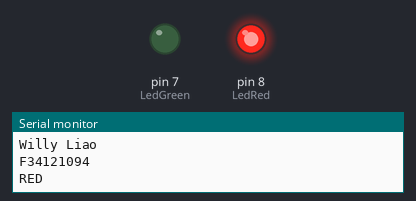
A sketch run on a simulated Arduino Uno, built with avr-gcc and run on an emulated ATmega328P. Shown: output pins drawn as LEDs (lit = HIGH), the last lines printed to the serial monitor.

Above: at 0.15 s.
At 39.5 s:
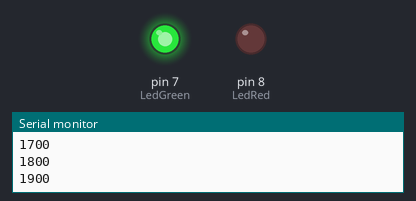
Timing chart, 0 to 40.0 s (numbered marks = the images above):
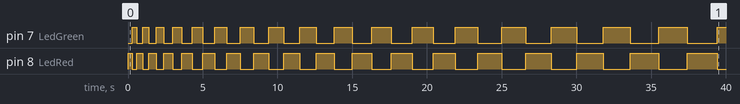

The sketch:

0304variaty.ino
```cpp
int LedRed = 8;
int LedGreen = 7;

void setup() {
  // put your setup code here, to run once:
  Serial.begin(9600);
  pinMode(LedRed, OUTPUT);
  pinMode(LedGreen, OUTPUT);
  Serial.print("\nWilly Liao\n");
  Serial.print("F34121094\n");
  Serial.print("RED\n");
}
int time = 300;
void loop() {
   //put your main code here, to run repeatedly:
  digitalWrite(LedRed, HIGH);
   digitalWrite(LedGreen, LOW);
  //  Serial.print("on\n");
   delay(time);
   digitalWrite(LedRed, LOW);
   digitalWrite(LedGreen, HIGH);
  //  Serial.print("off\n");
   delay(time);
   Serial.println(time);

   time += 100;
}
```

Measured:
- by itself, pin 7 (LedGreen): LOW → HIGH at 0.30 s, → LOW 0.30 s later, → HIGH 0.40 s later, → LOW 0.40 s later, … (35 changes in this stretch)
- by itself, pin 8 (LedRed): LOW → HIGH at 0.00 s, → LOW 0.30 s later, → HIGH 0.30 s later, → LOW 0.40 s later, … (36 changes in this stretch)
